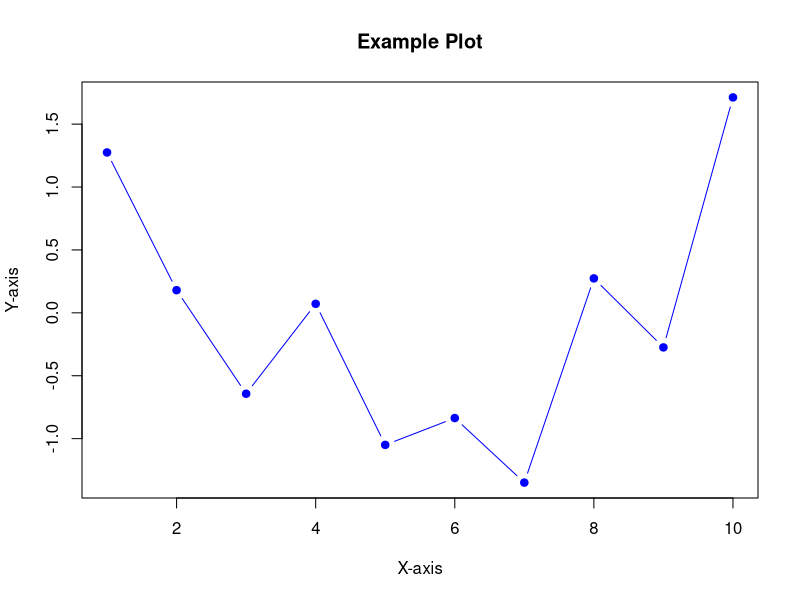
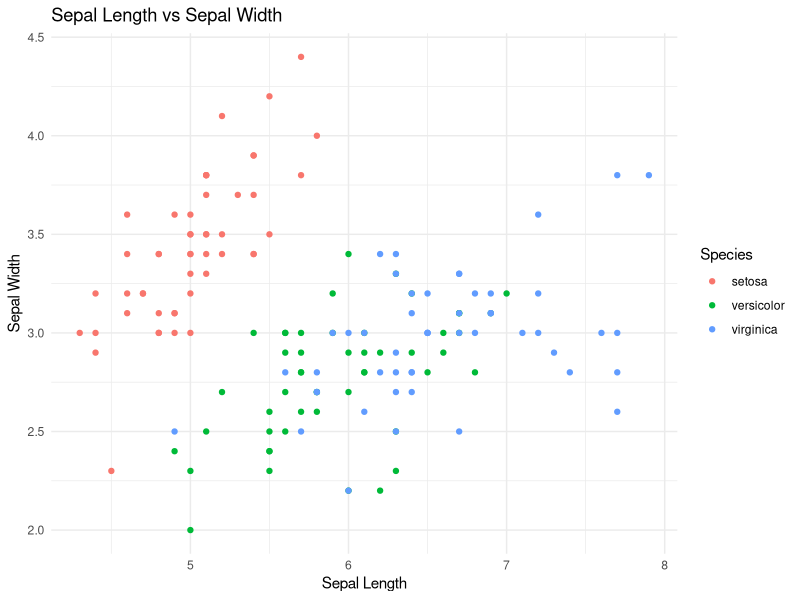
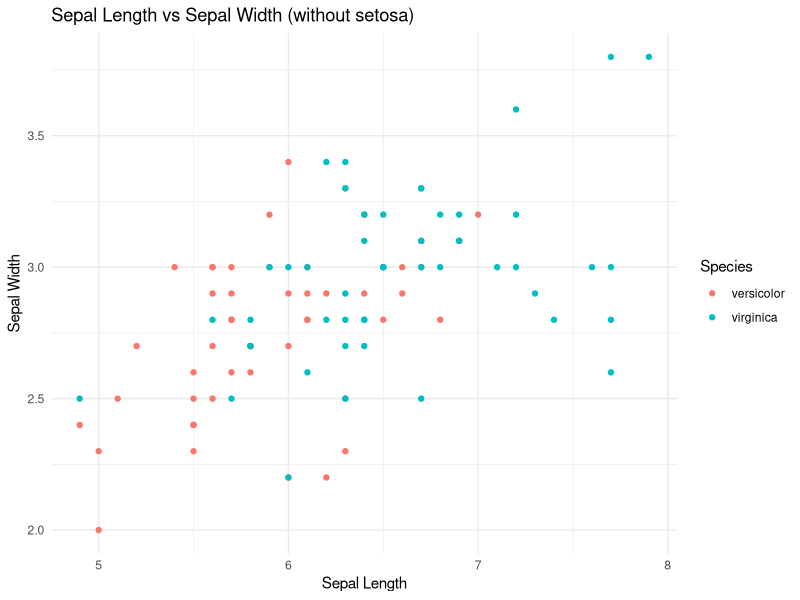
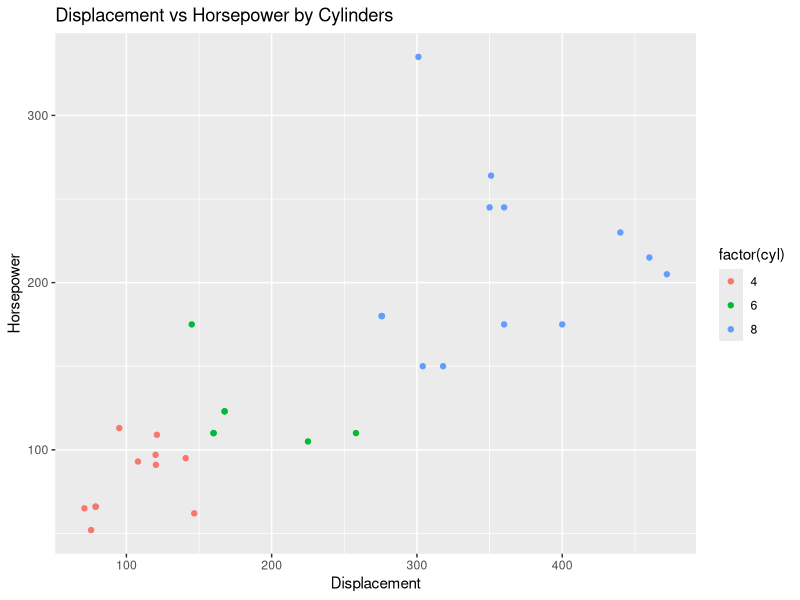

R code for these plots, in order: (Note: this script raises an error after producing the figures.)
# --- Lab 3: Introduction to R (Comprehensive Examples) ---
library(ggplot2)
library(dplyr)
library(tidyverse)

# 1. Basic Plotting (Simple Example)
x <- 1:10
y <- rnorm(10)
png("simple_plot.png")
plot(x, y, type = "b", col = "blue", pch = 19, main = "Example Plot", xlab = "X-axis", ylab = "Y-axis")
dev.off()

# 2. Iris Analysis with ggplot2
data(iris)
png("iris_scatter.png")
ggplot(data = iris, aes(x = Sepal.Length, y = Sepal.Width, color = Species)) +
  geom_point() +
  labs(title = "Sepal Length vs Sepal Width", x = "Sepal Length", y = "Sepal Width") +
  theme_minimal()
dev.off()

# 3. Tidyverse Data Processing (Without Setosa)
iris_tidy <- iris %>%
  select(Sepal.Length, Sepal.Width, Species) %>%
  filter(Species != "setosa")

png("iris_no_setosa.png")
ggplot(data = iris_tidy, aes(x = Sepal.Length, y = Sepal.Width, color = Species)) +
  geom_point() +
  labs(title = "Sepal Length vs Sepal Width (without setosa)", x = "Sepal Length", y = "Sepal Width") +
  theme_minimal()
dev.off()

# 4. Mtcars Analysis (Displacement vs Horsepower by Cylinders)
data(mtcars)
mtcars_tidy <- mtcars %>%
  select(mpg, cyl, disp, hp) %>%
  filter(cyl %in% c(4, 6, 8))

png("mtcars_cyl_disp.png")
ggplot(data = mtcars_tidy, aes(x = disp, y = hp, color = factor(cyl))) +
  geom_point() +
  labs(title = "Displacement vs Horsepower by Cylinders",
       x = "Displacement",
       y = "Horsepower")
dev.off()

# 5. Summary Statistics & Statistical Tests (from File 82)
print("--- Iris Summary ---")
summary(iris)

print("--- ANOVA: Sepal Length ~ Species ---")
anova_results <- aov(Sepal.Length ~ Species, data = iris)  
print(summary(anova_results))

print("--- Correlation: HP vs MPG ---")
print(cor.test(mtcars, mtcars))

print("[+] All plots generated: simple_plot.png, iris_scatter.png, iris_no_setosa.png, mtcars_cyl_disp.png")
